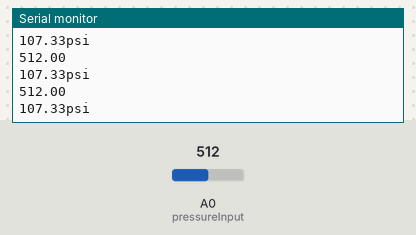
Bench run of a sketch on a simulated Arduino Mega 2560, built with avr-gcc and run on an emulated ATmega2560. Shown: the last lines printed to the serial monitor. The test bench sets the inputs (shaded band); at power-on: A0 (pressureInput) = 512.

Above: at 4.2 s.
4.3 s: A0 (pressureInput) set to 984
At 4.71 s:
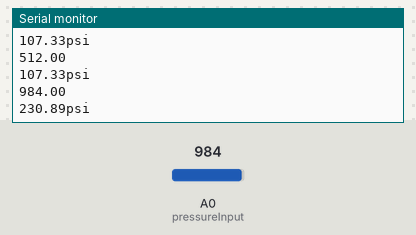
5.8 s: A0 (pressureInput) set to 1006
At 5.96 s:
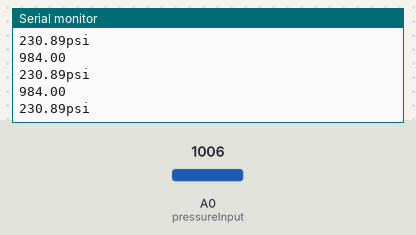
Timing chart, 0 to 8.3 s (numbered marks = the images above; inputs shaded):
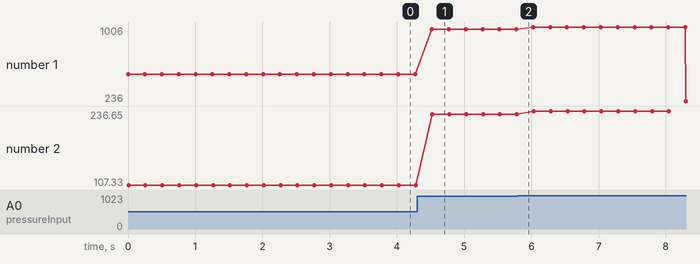

Measured:
- after the input at 4.3 s, the serial monitor: prints a new line after 0.22 s (image 1)
- plotted number 1: 512 → 984 after the input at 4.3 s, 984 → 236 after the input at 5.8 s
- plotted number 2: 107.33 → 230.89 after the input at 4.3 s, 230.89 → 236.65 after the input at 5.8 s

The sketch:

pressure_sensor_test.ino
```cpp
const int pressureInput = A0; //select the analog input pin for the pressure transducer
const int pressureZero = 102.4; //analog reading of pressure transducer at 0psi
const int pressureMax = 675.8; //analog reading of pressure transducer at 100psi
const float pressuretransducermaxPSI = 150; //psi value of transducer being used
const int baudRate = 9600; //constant integer to set the baud rate for serial monitor
const int sensorreadDelay = 250; //constant integer to set the sensor read delay in milliseconds

float pressureValue = 0; //variable to store the value coming from the pressure transducer

void setup() //setup routine, runs once when system turned on or reset
{
  Serial.begin(baudRate); //initializes serial communication at set baud rate bits per second

  digitalWrite(52, HIGH);
}

void loop() //loop routine runs over and over again forever
{
  pressureValue = analogRead(pressureInput); //reads value from input pin and assigns to variable
  Serial.println(pressureValue);
  pressureValue = ((pressureValue-pressureZero)*pressuretransducermaxPSI)/(pressureMax-pressureZero); //conversion equation to convert analog reading to psi
  Serial.print(pressureValue, 2); //prints value from previous line to serial
  Serial.println("psi"); //prints label to serial
  delay(sensorreadDelay); //delay in milliseconds between read values
}
```
